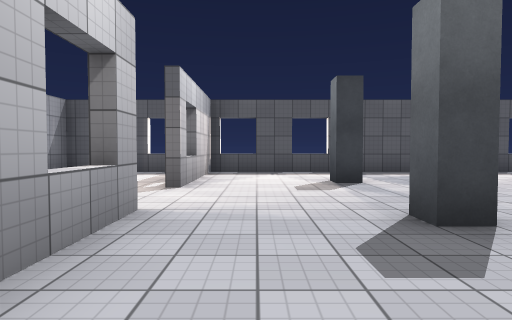
View 1 (above)

16 first-person views from a walk through a scene from a Unity 3-D project. The camera is 1.3 m above the floor, tilts 2° down and sees 75° across. The floor is counted in squares, 2 m on a side. Each view is taken from the middle of a square. On the plan, view 1 faces up. The plan holds only what a view shows up to about 10 squares ahead; the rest is blank. Some animated figures are left out. Door leaves are left out, so doorways stand open. Surface patterns are stand-ins for the level's own textures.

View 2
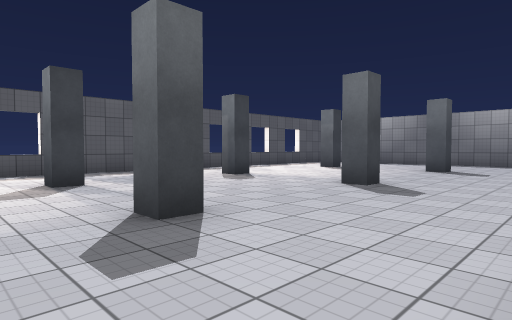

View 3
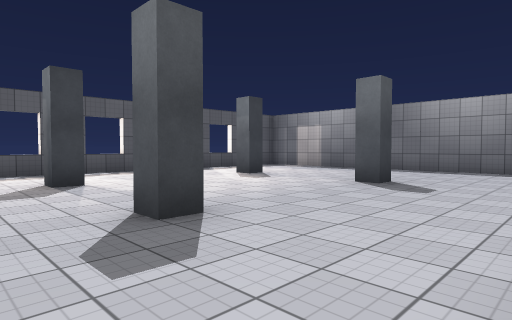

View 4
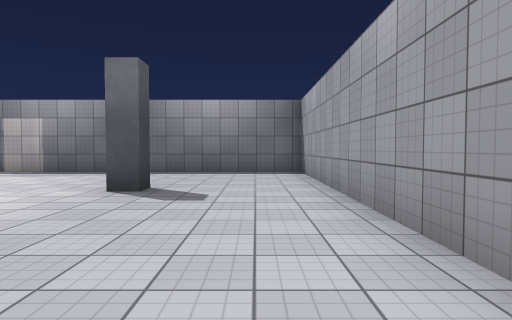

View 5
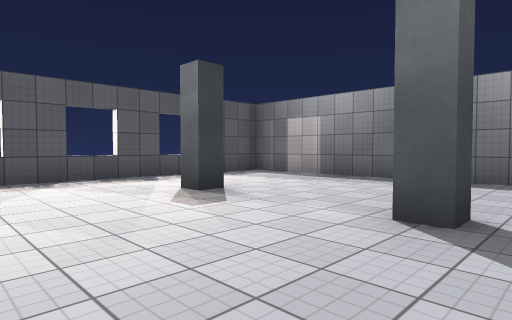

View 6
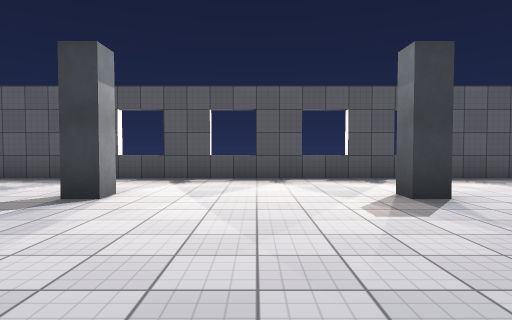

View 7
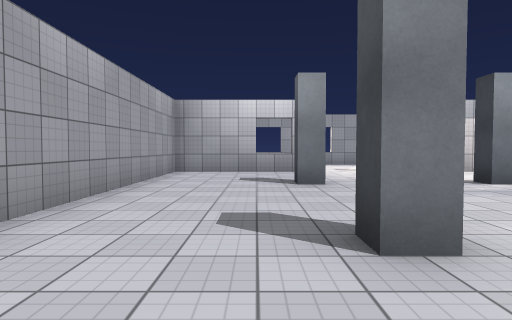

View 8
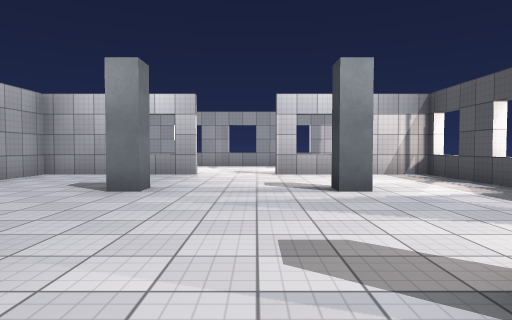

View 9
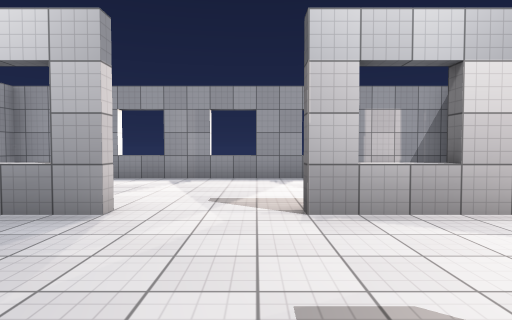

View 10
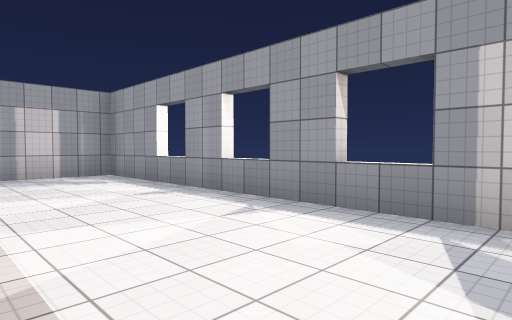

View 11
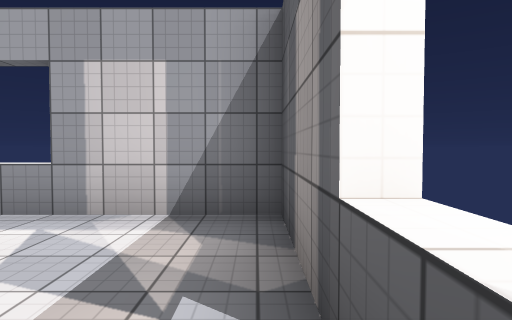

View 12
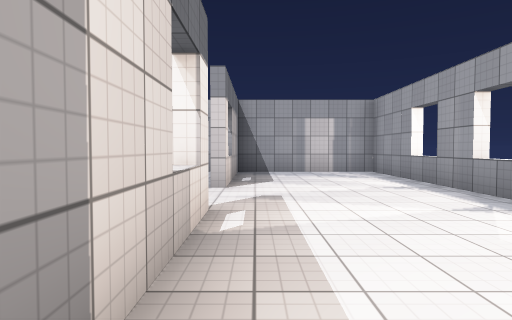

View 13
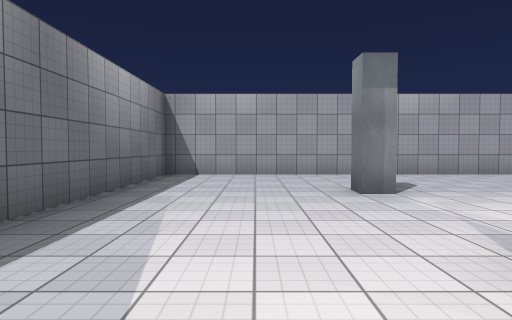

View 14
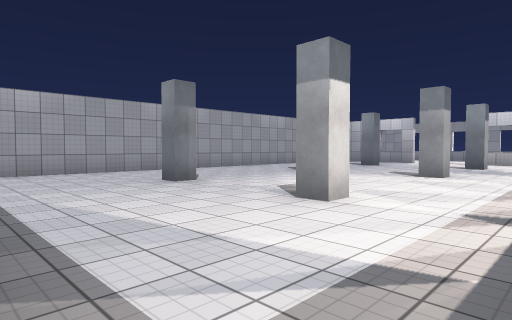

View 15
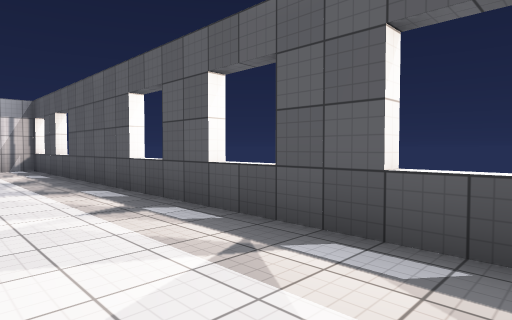

View 16
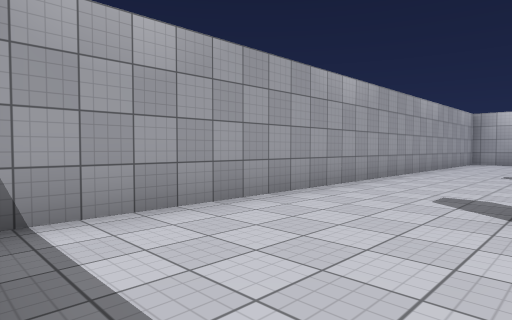

### Floor plan
Ten units are one square. View 1 is at (0, 0); x grows to the right and y downward. Boxes are objects, and circles mark ways between rooms. Rooms are numbered by the first view taken in them; rooms with no view inside come last. Other rooms are left out.
<svg viewBox="-58 -98 206 105">
<path fill="none" stroke="#000" d="M60 -62 55 -62 55 -68 60 -68 60 -62M60 -34 60 -27 55 -27 55 -32M100 -62 100 -68 105 -68 105 -62 100 -62M100 -33 105 -33 105 -27 100 -27 100 -33M20 -33 20 -27 15 -27 15 -33 20 -33M20 -68 20 -62 15 -62 15 -68M116 -93 -12 -93 -12 -55M140 -93 122 -93M-12 -36 -12 2 143 2 143 -90M-15 -55 -15 -84M-15 -30 -15 -35M-22 -93 -53 -93 -53 2 -15 2M-15 -1 -15 -21"/>
<circle cx="-10" cy="-45" r="3" fill="#2a7"/>
<text x="70" y="-50">1</text>
<text x="-40" y="-50">2</text>
</svg>
Room 1 opens to room 2.

Where each view was taken, in squares from view 1:
view 1: 0 up, 0 right, facing up
view 2: 0 up, 0 right, facing up-right
view 3: 0 up, 4 right, facing up-right
view 4: 1 up, 5 right, facing right
view 5: 2 up, 7 right, facing up-right
view 6: 2 up, 8 right, facing up
view 7: 2 up, 8 right, facing left
view 8: 5 up, 7 right, facing left
view 9: 5 up, 2 right, facing left
view 10: 8 up, 2 left, facing down-left
view 11: 9 up, 2 left, facing left
view 12: 9 up, 2 left, facing down
view 13: 8 up, 12 right, facing down
view 14: 9 up, 14 right, facing down-left
view 15: 7 up, 10 right, facing up-left
view 16: 3 up, 14 right, facing down-left
